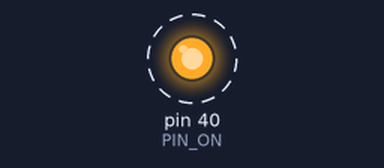
Simulated run of this program. Board: Raspberry Pi (header pin numbers). On the bench: output pins drawn as LEDs (lit = HIGH). Dashed ring = blinking. At 4.0 s the program stops and its outputs stay as they are.

Above: at 0.1 s.
Timing chart, 0 to 3.0 s (numbered marks = the images above):
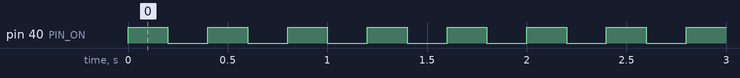

The program:

soundMode.py
```python
#!/usr/bin/env python
# -- coding:utf-8 --
import RPi.GPIO as GPIO
import time
PIN_ON = 40
GPIO.setmode(GPIO.BOARD)
#need to set up every channel which are using as an input or an output;
GPIO.setup(PIN_ON, GPIO.OUT)

STOP_TIME = 0.2
def sound():
	GPIO.output(PIN_ON, GPIO.HIGH)
	time.sleep(STOP_TIME)
	GPIO.output(PIN_ON, GPIO.LOW)
	time.sleep(STOP_TIME)

if __name__ == '__main__':
	for i in range(10):
		sound()
```

Measured:
- by itself, pin 40 (PIN_ON): alternates HIGH for 0.20 s and LOW for 0.20 s, 20 changes in all, then stays LOW
